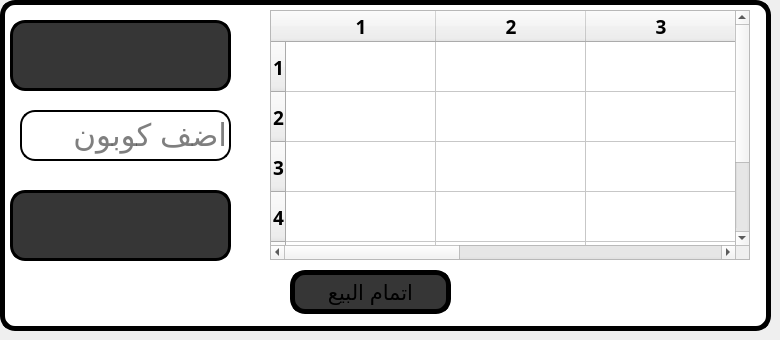
       <widget class="QWidget" name="page_27">
        <widget class="QLabel" name="label_68">
         <property name="geometry">
          <rect>
           <x>0</x>
           <y>0</y>
           <width>771</width>
           <height>331</height>
          </rect>
         </property>
         <property name="font">
          <font>
           <pointsize>48</pointsize>
          </font>
         </property>
         <property name="styleSheet">
          <string notr="true">background-color:rgb(255, 255, 255);
border: 5px solid black;
border-radius: 15px;</string>
         </property>
         <property name="text">
          <string/>
         </property>
        </widget>
        <widget class="QPushButton" name="pushButton_buy_7">
         <property name="geometry">
          <rect>
           <x>290</x>
           <y>270</y>
           <width>161</width>
           <height>44</height>
          </rect>
         </property>
         <property name="font">
          <font>
           <pointsize>16</pointsize>
          </font>
         </property>
         <property name="autoFillBackground">
          <bool>false</bool>
         </property>
         <property name="styleSheet">
          <string notr="true">background-color:rgb(54, 54, 54);
border: 5px solid black;
border-radius: 15px;</string>
         </property>
         <property name="text">
          <string>اتمام البيع</string>
         </property>
        </widget>
        <widget class="QTableWidget" name="tableWidget_54">
         <property name="geometry">
          <rect>
           <x>270</x>
           <y>10</y>
           <width>480</width>
           <height>250</height>
          </rect>
         </property>
         <property name="minimumSize">
          <size>
           <width>480</width>
           <height>250</height>
          </size>
         </property>
         <property name="maximumSize">
          <size>
           <width>480</width>
           <height>230</height>
          </size>
         </property>
         <property name="font">
          <font>
           <family>Tajawal Black</family>
           <pointsize>14</pointsize>
           <bold>true</bold>
          </font>
         </property>
         <property name="contextMenuPolicy">
          <enum>Qt::PreventContextMenu</enum>
         </property>
         <property name="locale">
          <locale language="Arabic" country="Egypt"/>
         </property>
         <property name="showGrid">
          <bool>true</bool>
         </property>
         <property name="sortingEnabled">
          <bool>false</bool>
         </property>
         <property name="rowCount">
          <number>6</number>
         </property>
         <property name="columnCount">
          <number>5</number>
         </property>
         <attribute name="horizontalHeaderMinimumSectionSize">
          <number>150</number>
         </attribute>
         <attribute name="horizontalHeaderDefaultSectionSize">
          <number>150</number>
         </attribute>
         <attribute name="verticalHeaderMinimumSectionSize">
          <number>50</number>
         </attribute>
         <attribute name="verticalHeaderDefaultSectionSize">
          <number>50</number>
         </attribute>
         <row/>
         <row/>
         <row/>
         <row/>
         <row/>
         <row/>
         <column/>
         <column/>
         <column/>
         <column/>
         <column/>
         <item row="0" column="0">
          <property name="text">
           <string/>
          </property>
         </item>
        </widget>
        <widget class="QLabel" name="label_buy_name_7">
         <property name="geometry">
          <rect>
           <x>10</x>
           <y>20</y>
           <width>221</width>
           <height>71</height>
          </rect>
         </property>
         <property name="styleSheet">
          <string notr="true">background-color:rgb(54, 54, 54);
border: 3px solid black;
border-radius: 15px;</string>
         </property>
         <property name="text">
          <string/>
         </property>
        </widget>
        <widget class="QLabel" name="label_buy_total_7">
         <property name="geometry">
          <rect>
           <x>10</x>
           <y>190</y>
           <width>221</width>
           <height>71</height>
          </rect>
         </property>
         <property name="styleSheet">
          <string notr="true">background-color:rgb(54, 54, 54);
border: 3px solid black;
border-radius: 15px;</string>
         </property>
         <property name="text">
          <string/>
         </property>
        </widget>
        <widget class="QLineEdit" name="lineEdit_buy_coupon_4">
         <property name="geometry">
          <rect>
           <x>20</x>
           <y>110</y>
           <width>211</width>
           <height>51</height>
          </rect>
         </property>
         <property name="font">
          <font>
           <pointsize>23</pointsize>
          </font>
         </property>
         <property name="styleSheet">
          <string notr="true">background-color:rgb(255, 255, 255);
border: 2px solid black;
border-radius: 15px;</string>
         </property>
         <property name="text">
          <string/>
         </property>
         <property name="placeholderText">
          <string>اضف كوبون</string>
         </property>
        </widget>
       </widget>
